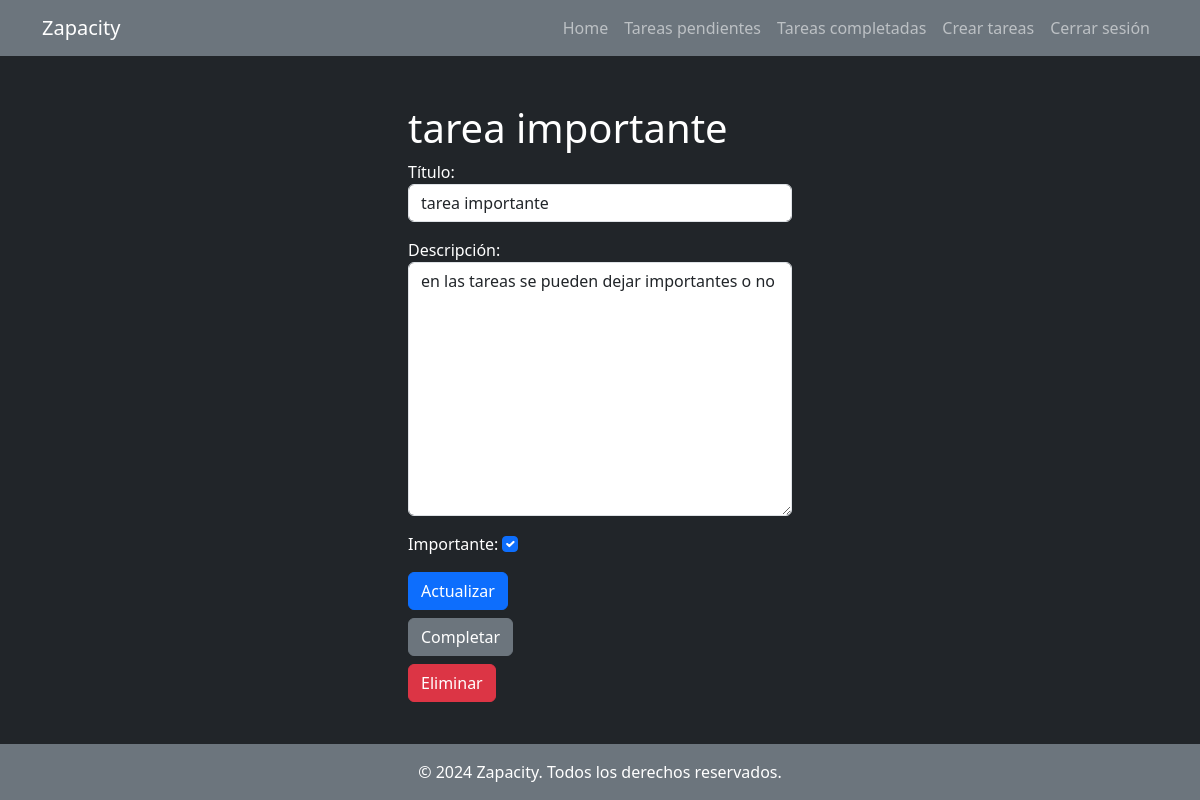
The app's page /tasks/15/ (signed in) with its own data.
### main/models.py (models this page shows, shortened)
class  task(models.Model):
    title = models.CharField(max_length=100)
    description= models.TextField(blank=True)
    created= models.DateTimeField(auto_now_add=True)
    datecompleted=models.DateTimeField(null=True, blank=True)
    important= models.BooleanField(default=False)
    user=models.ForeignKey(User, on_delete=models.CASCADE)

### main/views.py (the view, shortened to what this page needs)
# urls.py: path('tasks/<int:task_id>/',views.detail_tasks,name='detail_tasks'),
@login_required
def detail_tasks(request,task_id):
    if request.method=='GET':
        tasks=get_object_or_404(task,pk=task_id, user=request.user)
        form=taskform(instance=tasks)
        return render(request, 'task_detail.html',{'tasks':tasks,'form':form})

### main/forms.py
class taskform(forms.ModelForm):
    class Meta:
        model = task
        fields = ['title', 'description', 'important']
        labels = {
            'title': 'Título',
            'description': 'Descripción',
            'important': 'Importante',
        }
        widgets = {
            'title': forms.TextInput(attrs={'class': 'form-control', 'placeholder': 'Título'}),
            'description': forms.Textarea(attrs={'class': 'form-control', 'placeholder': 'Descripción'}),
            'important': forms.CheckboxInput(attrs={'class': 'form-check-input'}),
        }

### main/templates/task_detail.html (shortened to what this page needs)
{% extends 'base.html'%}
{% block content %}
    <main class="conteiner text-white">
        <div class="row">
            <div class="col-md-4 offset-md-4 mt-5">
                <h1>{{tasks.title}}</h1>
                <div class="d-flex flex-column gap-2">
                    <form method="POST">
                        {{form.as_p}}
                        <button class="btn btn-primary">Actualizar</button>
                    </form>
                    <form action="{% url 'complete_task' tasks.id %}"  method="POST">
                        <button class="btn btn-secondary">Completar</button>
                    </form>
                    <form action="{% url 'delete_task' tasks.id %}"  method="POST">
                        <button class="btn btn-danger">Eliminar</button>
                    </form>
                </div>
            </div>
        </div>
    </main>
{% endblock %}

### main/static/css/styles.css (style rules this page uses)
body, html { height: 100%; margin: 0; display: flex; flex-direction: column; }

### records on screen
task: title "tarea importante", description "en las tareas se pueden dejar importantes o no", important "☑"
